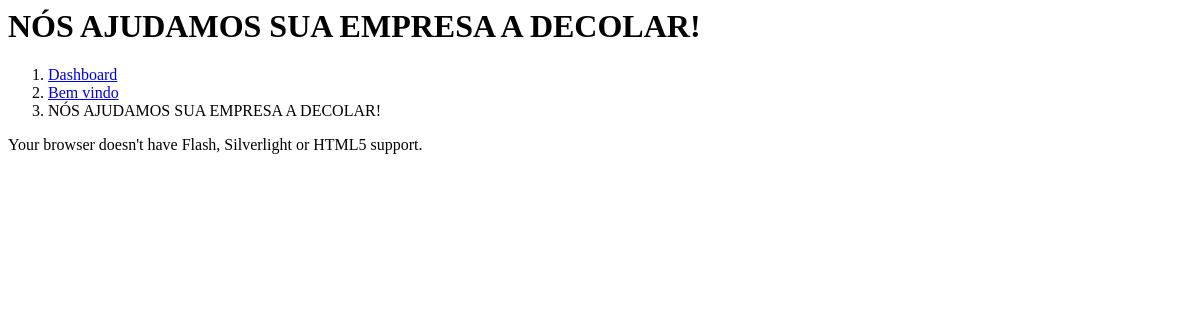
Page /wt_admin/nav/registros_fotos.php?id=156 on the committed database.
### tables this page shows
CREATE TABLE `registros` (
  `registros_id` int(11) NOT NULL,
  `registros_idpg` int(11) NOT NULL,
  `registros_titulo` varchar(200) DEFAULT NULL,
  `registros_imagem` varchar(150) NOT NULL,
  `registros_imagem2` varchar(150) DEFAULT NULL,
  `registros_email` varchar(100) NOT NULL,
  `registros_preco` varchar(100) DEFAULT NULL,
  `registros_descricao` varchar(300) DEFAULT NULL,
  `registros_texto` text NOT NULL,
  `registros_data` date NOT NULL,
  `registros_link` varchar(150) NOT NULL,
  `registros_metadescription` varchar(160) DEFAULT NULL,
  `registros_url` varchar(200) NOT NULL,
  `registros_ordem` int(11) NOT NULL
);

CREATE TABLE `paginas` (
  `paginas_id` int(11) NOT NULL,
  `paginas_titulo` varchar(200) DEFAULT NULL,
  `paginas_categoria` int(11) NOT NULL,
  `paginas_imagem` int(11) NOT NULL,
  `paginas_imagem2` int(11) NOT NULL,
  `paginas_email` int(11) NOT NULL,
  `paginas_texto` int(11) NOT NULL,
  `paginas_data` int(11) NOT NULL,
  `paginas_link` int(11) NOT NULL,
  `paginas_fotos` int(11) NOT NULL,
  `paginas_template` varchar(80) DEFAULT NULL,
  `paginas_template_exibir` varchar(100) DEFAULT NULL,
  `paginas_ordem` varchar(80) DEFAULT NULL,
  `paginas_ordem_menu` int(11) DEFAULT NULL,
  `paginas_menu` int(11) NOT NULL,
  `paginas_menu_admin` int(11) NOT NULL,
  `paginas_carousel` int(11) DEFAULT NULL,
  `paginas_layout` int(11) NOT NULL,
  `paginas_limite` int(11) NOT NULL,
  `paginas_metadescription` varchar(160) DEFAULT NULL,
  `paginas_url` varchar(100) DEFAULT NULL
);

### wt_admin/nav/registros_fotos.php (the view, shortened to what this page needs)
<link rel="stylesheet" href="<?php echo $raiz_admin ?>css/jquery-ui.css" type="text/css" />
<link rel="stylesheet" href="<?php echo $raiz_admin ?>css/jquery-ui.structure.min.css" type="text/css" />
<link rel="stylesheet" href="<?php echo $raiz_admin ?>css/jquery-ui.structure.min.css" type="text/css" />
<link rel="stylesheet" href="<?php echo $raiz_admin ?>css/jquery-ui.theme.css" type="text/css" />
<link rel="stylesheet" href="<?php echo $raiz_admin ?>css/jquery.ui.plupload.css" type="text/css" />
<?php
$id = $_GET['id'];
$query = "SELECT registros_id, registros_idpg, registros_titulo FROM registros WHERE registros_id = $id";
$registros = mysqli_query($config, $query) or die(mysqli_error());
$row_registros = mysqli_fetch_assoc($registros);
$idpg = $row_registros['registros_idpg'];
$query = "SELECT paginas_titulo, paginas_id FROM paginas WHERE paginas_id = $idpg";
$paginas = mysqli_query($config, $query) or die(mysqli_error());
$row_paginas = mysqli_fetch_assoc($paginas);
?>
<div class="row">
  <div class="col-sm-8">
    <h1><?php echo $row_registros['registros_titulo'] ?></h1>
  </div>
</div>
<div class="row">
    <div class="col-lg-12">
        <ol class="breadcrumb">
            <li>
                <i class="fa fa-dashboard"></i>  <a href="index.php">Dashboard</a>
            </li>
            <li>
                <a href="index.php?page=registros&id=<?php echo $row_paginas['paginas_id'] ?>"><?php echo $row_paginas['paginas_titulo'] ?></a>
            </li>
            <li class="active">
                <?php echo $row_registros['registros_titulo'] ?>
            </li>
        </ol>
    </div>
</div>
<form id="form" method="post" action="php/dump.php">
    <div id="uploader">
        <p>Your browser doesn't have Flash, Silverlight or HTML5 support.</p>
    </div>
    <br />
</form>

### rows in the picture
registros: registros_titulo "NÓS AJUDAMOS SUA EMPRESA A DECOLAR!"
paginas: paginas_titulo "Bem vindo"
